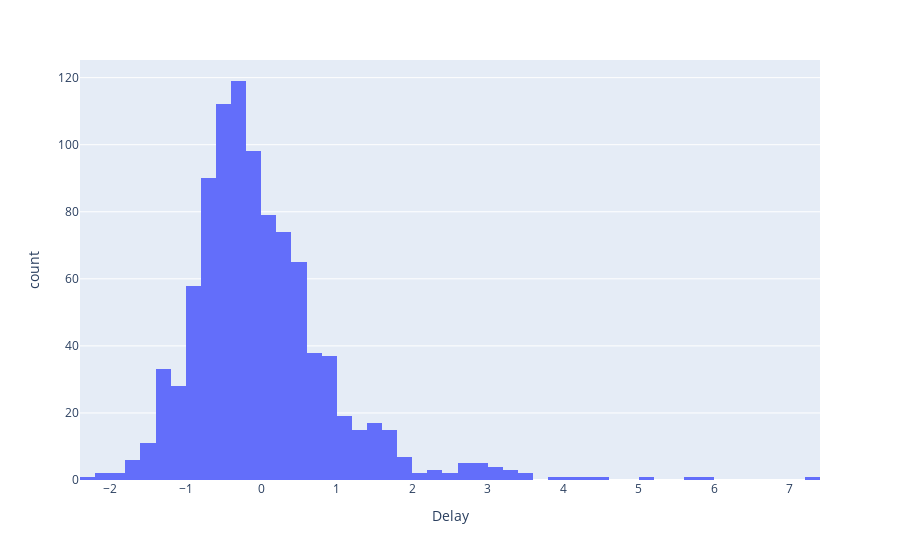

The notebook cell saved with this chart:
### Code cell
fig = px.histogram(scaled_features_df, x='Delay')
fig.show()

### Figure 1 — Plotly figure (JSON) as saved in the notebook; plotly's stock layout.template omitted (floating-point values rounded to 4 significant figures; data arrays with more than 128 entries replaced by an {"elided": "..."} marker saying what was removed)
{"data": [{"alignmentgroup": "True", "bingroup": "x", "hovertemplate": "Delay=%{x}<br>count=%{y}<extra></extra>", "legendgroup": "", "marker": {"color": "#636efa"}, "name": "", "offsetgroup": "", "orientation": "v", "showlegend": false, "type": "histogram", "x": {"elided": "960 float values"}, "xaxis": "x", "yaxis": "y"}], "layout": {"barmode": "relative", "legend": {"tracegroupgap": 0}, "margin": {"t": 60}, "xaxis": {"anchor": "y", "domain": [0, 1], "title": {"text": "Delay"}}, "yaxis": {"anchor": "x", "domain": [0, 1], "title": {"text": "count"}}}}
